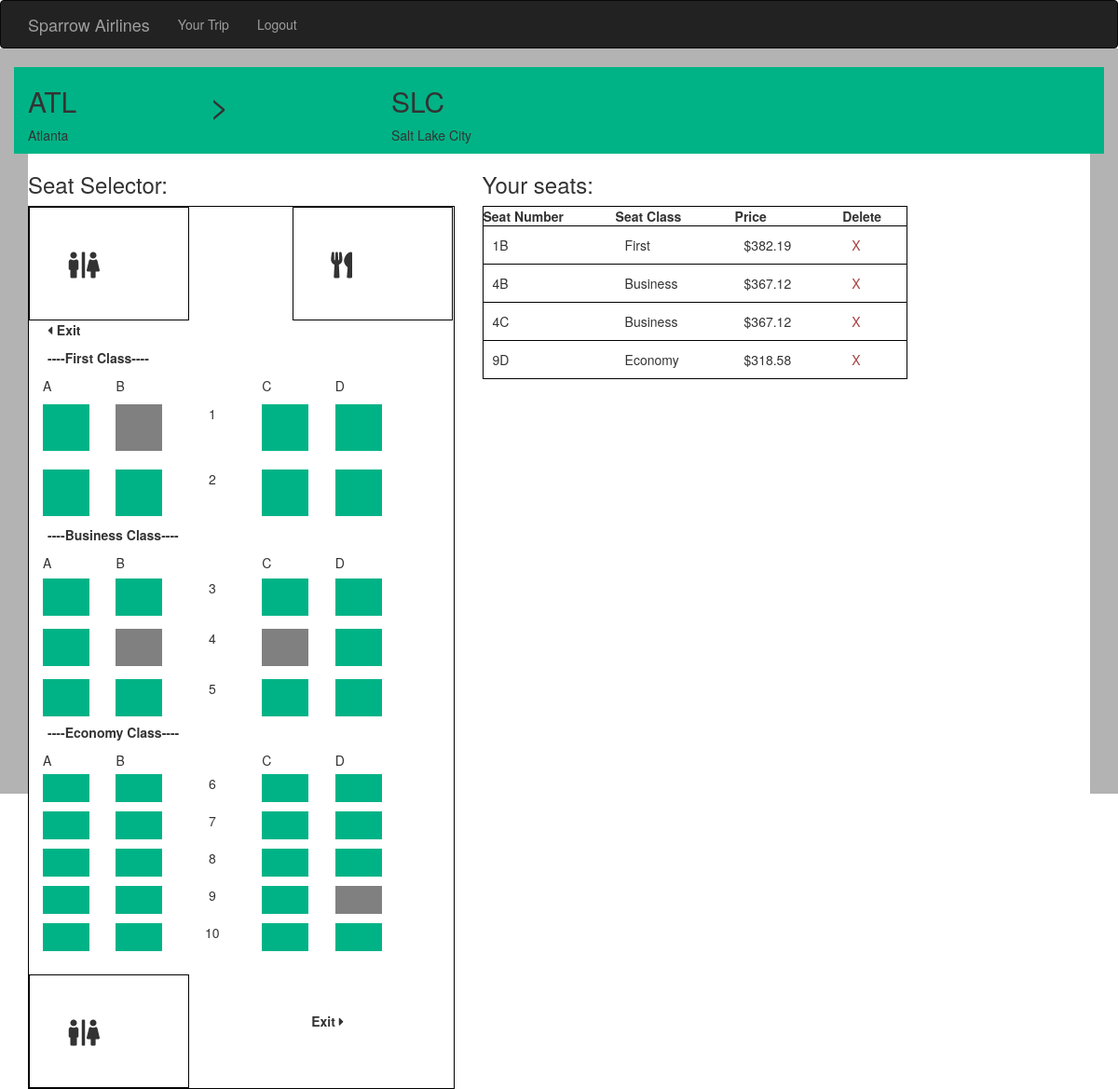
Before: /seats with the older database file.
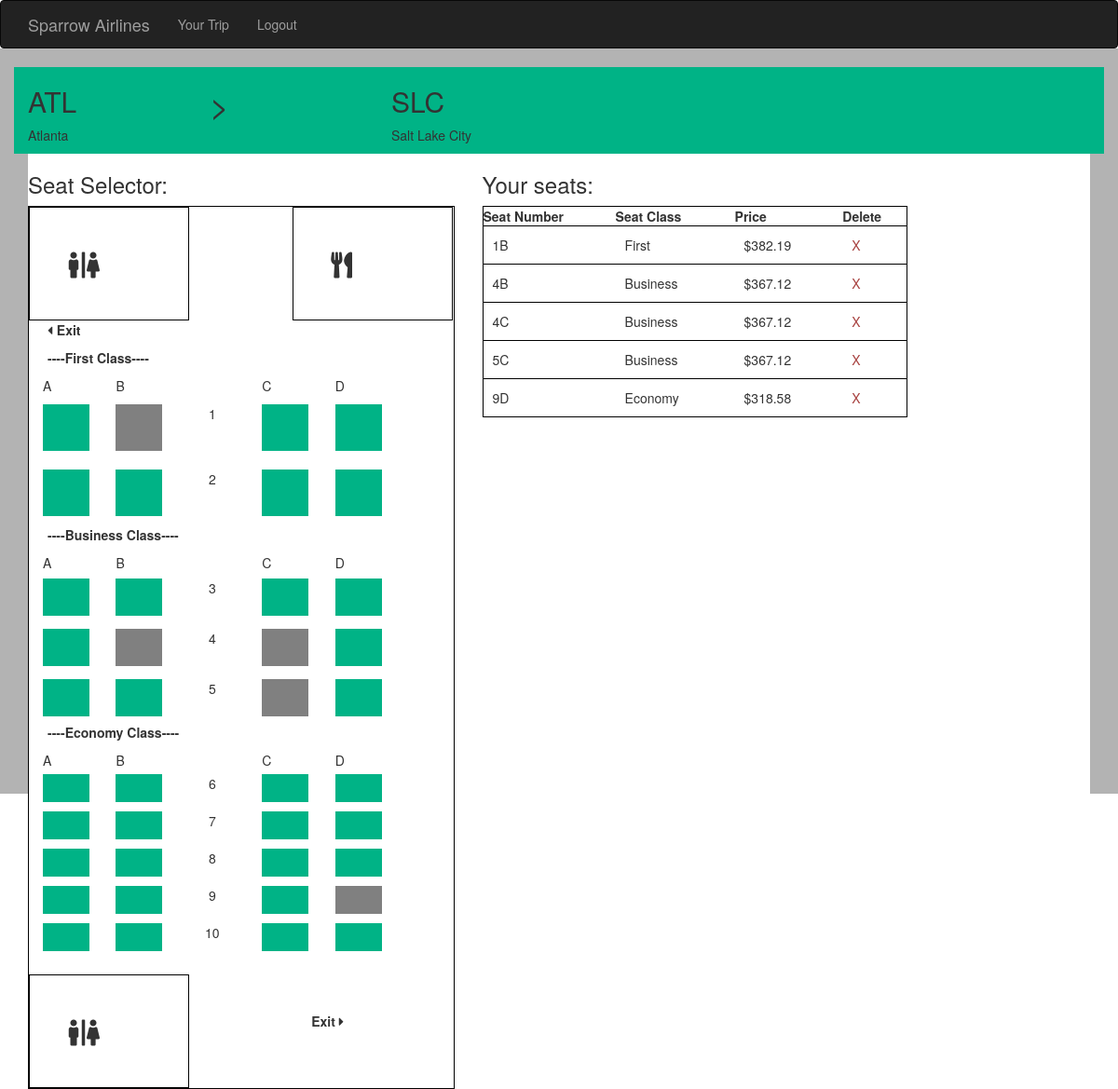
After: the same page with the newer database file.
### tables this page shows
CREATE TABLE seat(id int primary key, aisle varchar(2), row int, isOpen int, seatClass varchar(30), price float, user_id int NULL);

### routes.py (the view)
@app.route("/seats")
@app.route("/seats/<action>/<seat_id>")
def seats(action='', seat_id=0):
    if action == 'assign':
        execute_sql('UPDATE seat SET isOpen = 0 WHERE id = (?)', (seat_id,), commit=True)
    if action == 'unassign':
        execute_sql('UPDATE seat SET isOpen = 1 WHERE id = (?)', (seat_id,), commit=True)
    seats = execute_sql('SELECT * FROM seat ORDER BY row, aisle')
    return render_template("seats.html", seats=seats)

### routes.py (called while the page is built)
def open_connection():
    connection = getattr(g, '_connection', None)
    if connection is None:
        connection = g._connection = sqlite3.connect(PATH)
        connection.row_factory = sqlite3.Row
    return connection

def execute_sql(sql, values=(), commit=False, single=False):
    connection = open_connection()
    cursor = connection.execute(sql, values)
    if commit:
        results = connection.commit()
    else:
        results = cursor.fetchone() if single else cursor.fetchall()
    cursor.close()
    return results

@app.teardown_appcontext
def close_connection(exception):
    connection = getattr(g, '_connection', None)
    if connection is not None:
        connection.close()

### templates/seats.html (shortened to what the changed rows need)
{% extends "layouts.html" %}
{% from 'macros.html' import displaySeat, displaySeats with context %}
{% block content %}
    <main class="seatsMain">
        <br>
        <div class="container">
            <div class="card">
                <div class="row card-header bg-accent mb-5">
                    <div class="col-md-2 pl-2">
                        <h2 class="card-title">ATL </h2>
                    </div>
                    <div class="col-md-2">
                        <h1> &gt;</h1>
                    </div>
                    <div class="col-md-2">
                        <h2 class="card-title">SLC</h2>
                    </div>
                </div>
                <div class="card-body">
                    <div class="row seatSelector">
                        <div class="col-sm-5">
                            <div class="plane">
                                {{ displaySeats(seats, 'First') }}
                                {{ displaySeats(seats, 'Business') }}
                                {{ displaySeats(seats, 'Economy') }}
                                <br>
                            </div>
                        </div>
                        <div class="col-md-7">
                            <table class="seatTable table-hover">
                                <tr>
                                    <th>Seat Number</th>
                                    <th>Seat Class</th>
                                    <th>Price</th>
                                    <th>Delete</th>
                                </tr>
                                {% for seat in seats %}
                                    <tr>
                                        {% if(seat['isOpen'] == 0) %}
                                            <td>{{ seat['row'] }}{{ seat['aisle'] }}</td>
                                            <td>{{ seat['seatClass'] }}</td>
                                            <td>${{ seat['price'] }}</td>
                                            <td>
                                                <a class="text-danger"
                                                   href="{{ url_for('seats', action= 'unassign', seat_id=seat['id']) }}">
                                                    X</a>
                                            </td>
                                        {% endif %}
                                    </tr>
                                {% endfor %}
                            </table>
                        </div>
                    </div>
                </div>
            </div>
        </div>
    </main>
{% endblock %}

### templates/macros.html
{% macro displaySeat(seat) %}
    {% if(seat['isOpen'] == 0) %}
            <a class="tool" title=" {{ seat['seatClass'] }} Class
Seat Number: {{ seat['aisle'] }}{{ seat['row'] }}
${{ seat['price'] }}"
               href="{{ url_for('seats', action= 'unassign', seat_id=seat['id']) }}">
                <div class="seat occupied"></div>            </a>
    {% else %}
            <a class="tool" title=" {{ seat['seatClass'] }} Class
Seat Number: {{ seat['aisle'] }}{{ seat['row'] }}
${{ seat['price'] }}"
                href="{{ url_for('seats', action='assign', seat_id=seat['id']) }}">
        <div class="seat open"></div>
            </a>
    {% endif %}
{% endmacro %}
{% macro displaySeats(seats, class) %}
   <div class="row seats">
        <div class="col-md-2">A</div>
        <div class="col-md-2">B</div>
        <div class="col-md-2"></div>
        <div class="col-md-2">C</div>
        <div class="col-md-2">D</div>
        <div class="col-md-2"></div>
    </div>
    <div class="row seats">
        {% for seat in seats %}
            {% if(seat['seatClass'] == class) %}
                {% if(seat['aisle'] == 'C') %}
                    <div class="col-sm-2 {{ class }}">
                        <div class="seat text-center">{{ seat['row'] }}</div>
                    </div>
                    <div class="col-sm-2 {{ class }}">
                {% else %}
                    <div class="col-sm-2 {{ class }}">
                {% endif %}
            {{ displaySeat(seat) }}
            {% if(seat['aisle'] == 'D') %}
                </div>
                <div class="row seats">
            {% endif %}
            </div>
            {% endif %}
        {% endfor %}
        </div>
{% endmacro %}

Changed rows visible on the page:
now on one of the page's lists (row edited): seat: row "5", aisle "C", seatClass "Business", price "367.12"
changed seat (number 19 of 40 on the later page): isOpen 1 → 0 (drawn)
